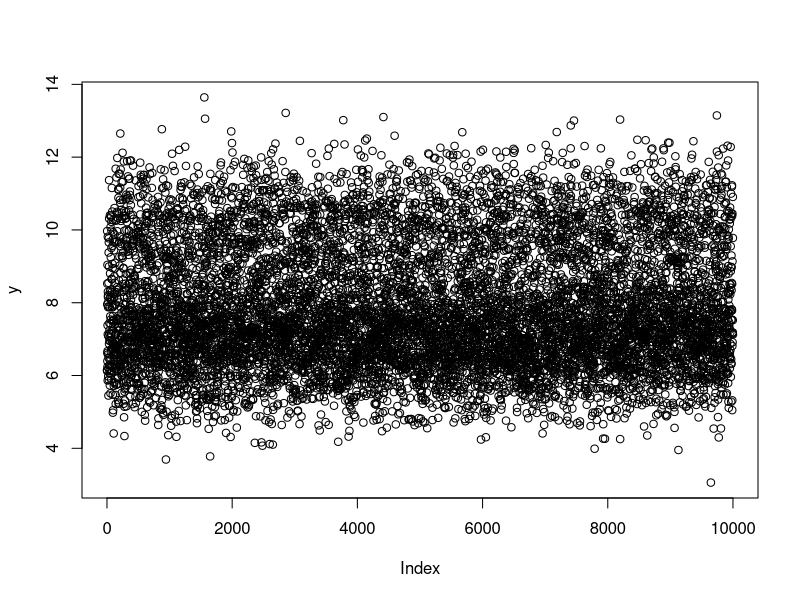
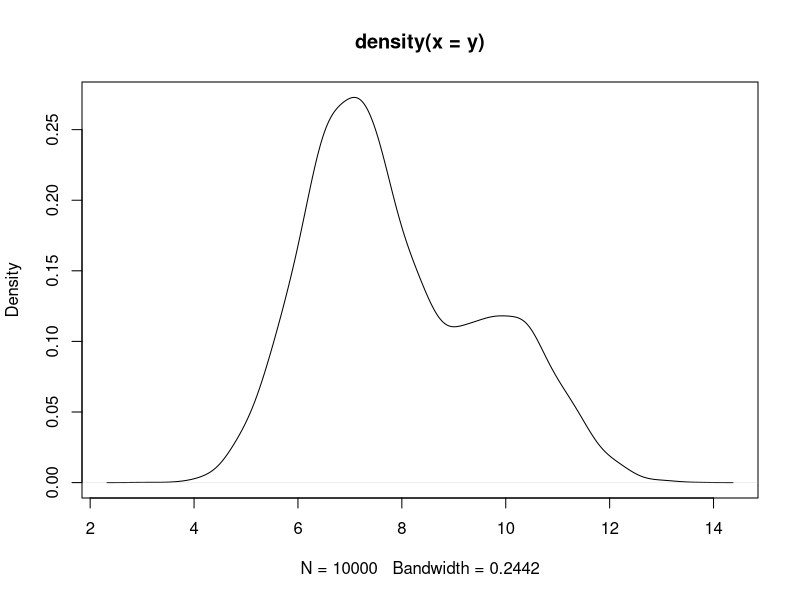

Source code (R) for these figures, in order: (Note: this script raises an error after producing the figures.)
#############################################
# unsurpervised learning: mixture models    #
# Jason Guo, Quant 3 Lab                    #
#############################################

pkg <- c("mixtools", "foreign", "ggplot2")
lapply(pkg, require, character.only = TRUE)

set.seed(2016)

N <- 10000
components <- sample(1:2,prob=c(0.3,0.7),size=N,replace=TRUE)
mus <- c(10,7)
sds <- c(1,1)
y <- rnorm(n=N,mean=mus[components],sd=sds[components])

plot(y)
plot(density(y))

# first, lets do it mannually, only consider the mus at this moment and take variance estimate as given
mu_1 <- 0
mu_2 <- 1

pi_1 <- 0.5
pi_2 <- 0.5

for( i in 1:100 ) {
  
  ## Given the observed data, as well as the distribution parameters,
  ## what are the latent variables?
  
  T_1 <- pi_1 * dnorm(y, mu_1)
  T_2 <- pi_2 * dnorm(y, mu_2)
  
  P_1 <- T_1 / (T_1 + T_2)
  P_2 <- T_2 / (T_1 + T_2) ## note: P_2 = 1 - P_1
  
  pi_1 <- mean(P_1)
  pi_2 <- mean(P_2)
  
  ## Given the observed data, as well as the latent variables,
  ## what are the population parameters?
  
  mu_1 <- sum(P_1 * y) / sum(P_1)
  mu_2 <- sum(P_2 * y) / sum(P_2)
  
  ## print the current estimates
  
  print(c(mu_1, mu_2, mean(P_1)))
  
}

# use normalmixEM to fit the model
mix.model <- normalmixEM(y, lambda = 0.3, mu = c(8, 7), sigma = c(1, 1))
mix.model$mu
mix.model$lambda
mix.model$sigma

pred.components <- sample(1:2,prob=mix.model$lambda,size=N,replace=TRUE)
pred.y <- rnorm(n=N,mean=mix.model$mu[components],sd=mix.model$sigma[components])

stack.data <- stack(data.frame(y, pred.y))
ggplot(stack.data, aes(values, color = ind)) + geom_density() +
  scale_color_discrete(name = "group") + theme(panel.grid = element_blank())
